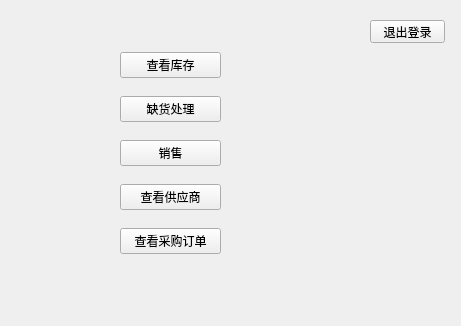
<?xml version="1.0" encoding="UTF-8"?>
<ui version="4.0">
 <class>login</class>
 <widget class="QWidget" name="login">
  <property name="geometry">
   <rect>
    <x>0</x>
    <y>0</y>
    <width>461</width>
    <height>326</height>
   </rect>
  </property>
  <property name="windowTitle">
   <string>Form</string>
  </property>
  <widget class="QLabel" name="le_username">
   <property name="geometry">
    <rect>
     <x>270</x>
     <y>20</y>
     <width>71</width>
     <height>20</height>
    </rect>
   </property>
   <property name="text">
    <string/>
   </property>
  </widget>
  <widget class="QWidget" name="gridLayoutWidget">
   <property name="geometry">
    <rect>
     <x>120</x>
     <y>40</y>
     <width>101</width>
     <height>231</height>
    </rect>
   </property>
   <layout class="QGridLayout" name="gridLayout_2">
    <item row="0" column="0">
     <widget class="QPushButton" name="btn_entrepot">
      <property name="text">
       <string>查看库存</string>
      </property>
     </widget>
    </item>
    <item row="2" column="0">
     <widget class="QPushButton" name="pushButton">
      <property name="text">
       <string>销售</string>
      </property>
     </widget>
    </item>
    <item row="3" column="0">
     <widget class="QPushButton" name="btn_supplier">
      <property name="text">
       <string>查看供应商</string>
      </property>
     </widget>
    </item>
    <item row="1" column="0">
     <widget class="QPushButton" name="btn_need">
      <property name="text">
       <string>缺货处理</string>
      </property>
     </widget>
    </item>
    <item row="4" column="0">
     <widget class="QPushButton" name="pushButton_2">
      <property name="text">
       <string>查看采购订单</string>
      </property>
     </widget>
    </item>
   </layout>
  </widget>
  <widget class="QPushButton" name="pushButton_3">
   <property name="geometry">
    <rect>
     <x>370</x>
     <y>20</y>
     <width>75</width>
     <height>23</height>
    </rect>
   </property>
   <property name="text">
    <string>退出登录</string>
   </property>
  </widget>
 </widget>
 <resources/>
 <connections/>
</ui>
